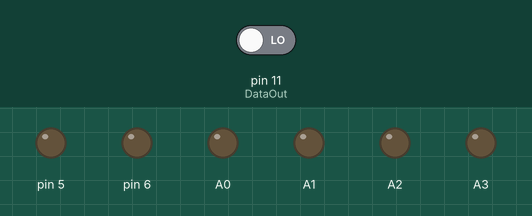
Simulated run of this sketch. Board: Arduino Uno, built with avr-gcc and run on an emulated ATmega328P. On the bench: output pins drawn as LEDs (lit = HIGH). Inputs (shaded band) come from the test bench; at power-on: pin 11 (DataOut) LOW. Pins used as bus, display or sensor lines are not drawn; what the sketch prints to the serial monitor is not drawn.

Above: at 0.1 s.
At 5.4 s:
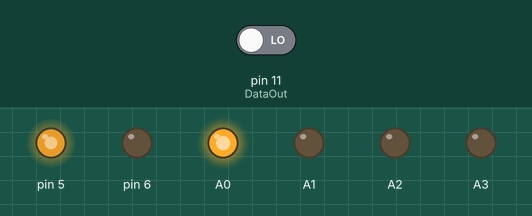
At 6.4 s:
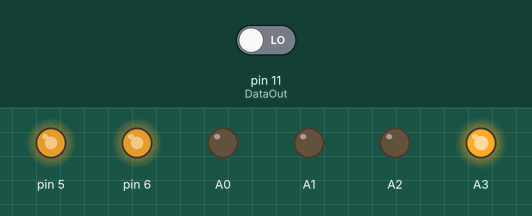
At 7.4 s:
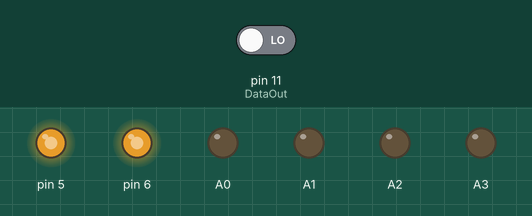
At 12.4 s:
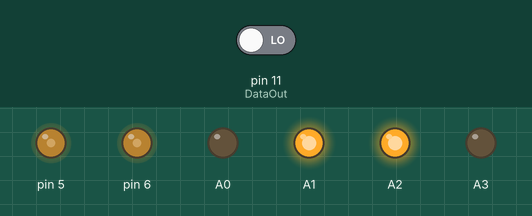
Timing chart, 0 to 13.9 s (numbered marks = the images above):
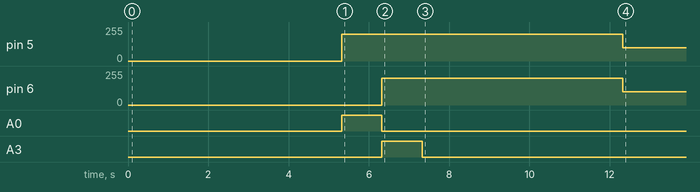

The sketch:

line-follower.ino
```cpp
#include "TRSensors.h"

#define NUM_SENSORS 5

// sensors 0 through 4 are connected to analog inputs 0 through 5, respectively

TRSensors trs = TRSensors();
unsigned int sensorValues[NUM_SENSORS];

volatile int  lastError = 0;

volatile float Ki = 0.0000;
volatile float Kp = 0.035;
volatile float Kd = 0.47;

volatile int speedA = 100;
volatile int speedB = 100;

volatile int P;
volatile int I;
volatile int D;

void setup() {

  pinMode(A0, OUTPUT);
  pinMode(A1, OUTPUT);
  // avaliable left motor spining
  pinMode(5, OUTPUT);
  // Right motor
  pinMode(A2, OUTPUT);
  pinMode(A3, OUTPUT);
  // avaliable right motor spining
  pinMode(6, OUTPUT);
  Serial.begin(115200);
  Serial.println("Sensors calibration...");

  for (int i = 0; i < 400; i++)  // make the calibration take about 10 seconds
  {
    trs.calibrate();  // reads all sensors 10 times
  }

  digitalWrite(A0,HIGH);
  analogWrite(5,200);
  delay(1000);
   digitalWrite(A0,LOW);
  digitalWrite(A3,HIGH);
  analogWrite(6,200);
  delay(1000);
 digitalWrite(A3,LOW);

  delay(4000);

 // Serial.println("calibrate done");
  // print the calibration minimum values measured when emitters were on
//  for (int i = 0; i < NUM_SENSORS; i++) {
//    Serial.print(trs.calibratedMin[i]);
//    Serial.print(' ');
//  }
//  Serial.println();
//
//  // print the calibration maximum values measured when emitters were on
//  for (int i = 0; i < NUM_SENSORS; i++) {
//    Serial.print(trs.calibratedMax[i]);
//    Serial.print(' ');
//  }
//  Serial.println();

  delay(1000);
  digitalWrite(A2, HIGH);
  digitalWrite(A1, HIGH);

  //digitalWrite(A3,LOW);
  //digitalWrite(A1, LOW);
}


void loop() {

  // read calibrated sensor values and obtain a measure of the line position from 0 to 5000
  // To get raw sensor values, call:
  // trs.AnalogRead(sensorValues);
  // trs.readCalibrated(sensorValues);

  unsigned int position = trs.readLine(sensorValues);

  //   print the sensor values as numbers from 0 to 1000, where 0 means maximum reflectance and
  //   1000 means minimum reflectance, followed by the line position
  //  for (unsigned char i = 0; i < NUM_SENSORS; i++)
  //  {
  //    Serial.print(sensorValues[i]);
  //    Serial.print('\t');
  //  }

  Serial.println(position);
  PID(position);
  delay(20);

  //     Serial.print(target-poprawka);
  //     Serial.println();
  //     Serial.print(target+poprawka);
  //     Serial.println();


  // delay(250);
}

void PID(int position) {

  if (position > 4001) {
    position = 4001;
  }

 int error = position-2000;

  P = error;

  I = I + error;

  D = (error - lastError)/50;

  lastError = error;

  int speedChange = Kp*P + Ki*I + Kd*D;

//int speedChange=Kp*P+Kd*D;

  Serial.print("Speed change:    ");
  Serial.println(speedChange);
  speedA = 100-speedChange;
  speedB = 100+speedChange;

  if (speedA > 255) {
    speedA = 255;
  }
  if (speedB > 255) {
    speedB = 255;
  }
  if (speedA < 0) {
    speedA = 0;
  }
  if (speedB < 0) {
    speedB = 0;
  }

  Serial.print("Speed A:    ");
  Serial.println(speedA);
  Serial.print("Speed B:    ");
  Serial.println(speedB);

  analogWrite(5,speedA);
  analogWrite(6,speedB);
}
```

TRSensors.cpp
```cpp
// (licence header left out)
#include <Arduino.h>
#include "TRSensors.h"

#define Clock     13
#define Address   12
#define DataOut   11
#define CS        10

#define NUMSENSORS 5
// Base class data member initialization (called by derived class init())
TRSensors::TRSensors()
{
	pinMode(Clock, OUTPUT);
	pinMode(Address, OUTPUT);
	pinMode(DataOut, INPUT);
  pinMode(CS, OUTPUT);

	_numSensors = NUMSENSORS;

	calibratedMin = (unsigned int*)malloc(sizeof(unsigned int) * _numSensors);
	calibratedMax = (unsigned int*)malloc(sizeof(unsigned int) * _numSensors);

	for(int i=0;i<_numSensors;i++)
	{
		calibratedMin[i] = 1023;
		calibratedMax[i] = 0;
	}
}


// Reads the sensor values using TLC1543 ADC chip into an array.
// The values returned are a measure of the reflectance in abstract units,
// with higher values corresponding to lower reflectance (e.g. a black
// surface or a void).
void TRSensors::AnalogRead(unsigned int *sensor_values)
{
	char i,j;
	unsigned int channel = 0;
	unsigned int values[] = {0,0,0,0,0,0};

	for(j = 0;j < _numSensors + 1;j++)
	{
		digitalWrite(CS,LOW);
		for(i = 0;i < 10;i++)
		{
			//0 to 4 clock transfer channel address
			if((i < 4) && (j >> (3 - i) & 0x01))
			digitalWrite(Address,HIGH);
			else
			digitalWrite(Address,LOW);

			//0 to 10 clock receives the previous conversion result
			values[j] <<= 1;
			if(digitalRead(DataOut))
			values[j] |= 0x01;
			digitalWrite(Clock,HIGH);
			digitalWrite(Clock,LOW);
		}
		//sent 11 to 16 clock
		for(i = 0;i < 6;i++)
		{
			digitalWrite(Clock,HIGH);
			digitalWrite(Clock,LOW);
		}
		digitalWrite(CS,HIGH);
	}

	for(i = 0;i < _numSensors;i++)
	{
		sensor_values[i] = values[i+1];
	}
}

// Reads the sensors 10 times and uses the results for
// calibration.  The sensor values are not returned; instead, the
// maximum and minimum values found over time are stored internally
// and used for the readCalibrated() method.
void TRSensors::calibrate()
{
	int i;
	unsigned int sensor_values[_numSensors];
	unsigned int max_sensor_values[_numSensors];
	unsigned int min_sensor_values[_numSensors];

	int j;
	for(j=0;j<10;j++)
	{
		AnalogRead(sensor_values);
		for(i=0;i<_numSensors;i++)
		{
			// set the max we found THIS time
			if(j == 0 || max_sensor_values[i] < sensor_values[i])
				max_sensor_values[i] = sensor_values[i];

			// set the min we found THIS time
			if(j == 0 || min_sensor_values[i] > sensor_values[i])
				min_sensor_values[i] = sensor_values[i];
		}
	}

  // record the min and max calibration values
  for(i=0;i<_numSensors;i++)
  {
    if(min_sensor_values[i] > calibratedMax[i])
      calibratedMax[i] = min_sensor_values[i];
    if(max_sensor_values[i] < calibratedMin[i])
      calibratedMin[i] = max_sensor_values[i];
  }
}


// Returns values calibrated to a value between 0 and 1000, where
// 0 corresponds to the minimum value read by calibrate() and 1000
// corresponds to the maximum value.  Calibration values are
// stored separately for each sensor, so that differences in the
// sensors are accounted for automatically.
void TRSensors::readCalibrated(unsigned int *sensor_values)
{
	int i;

	// read the needed values
	AnalogRead(sensor_values);

	for(i=0;i<_numSensors;i++)
	{
		unsigned int calmin,calmax;
		unsigned int denominator;

		denominator = calibratedMax[i] - calibratedMin[i];

		signed int x = 0;
		if(denominator != 0)
			x = (((signed long)sensor_values[i]) - calibratedMin[i])
				* 1000 / denominator;
		if(x < 0)
			x = 0;
		else if(x > 1000)
			x = 1000;
		sensor_values[i] = x;
	}

}


// Operates the same as read calibrated, but also returns an
// estimated position of the robot with respect to a line. The
// estimate is made using a weighted average of the sensor indices
// multiplied by 1000, so that a return value of 0 indicates that
// the line is directly below sensor 0, a return value of 1000
// indicates that the line is directly below sensor 1, 2000
// indicates that it's below sensor 2000, etc.  Intermediate
// values indicate that the line is between two sensors.  The
// formula is:
//
//    0*value0 + 1000*value1 + 2000*value2 + ...
//   --------------------------------------------
//         value0  +  value1  +  value2 + ...
//
// By default, this function assumes a dark line (high values)
// surrounded by white (low values).  If your line is light on
// black, set the optional second argument white_line to true.  In
// this case, each sensor value will be replaced by (1000-value)
// before the averaging.
int TRSensors::readLine(unsigned int *sensor_values, unsigned char white_line)
{
	unsigned char i, on_line = 0;
	unsigned long avg; // this is for the weighted total, which is long
	                   // before division
	unsigned int sum; // this is for the denominator which is <= 64000
	static int last_value=0; // assume initially that the line is left.

	readCalibrated(sensor_values);

	avg = 0;
	sum = 0;

	for(i=0;i<_numSensors;i++) {
		int value = sensor_values[i];

		if(!white_line)
			value = 1000-value;
		sensor_values[i] = value;
		// keep track of whether we see the line at all
		if(value > 300) {
			on_line = 1;
		}

		// only average in values that are above a noise threshold
		if(value > 50) {
			avg += (long)(value) * (i * 1000);
			sum += value;
		}
	}

	if(!on_line)
	{
		// If it last read to the left of center, return -1.
		 if(last_value < (_numSensors-1)*1000/2)
			 return -1;

		// If it last read to the right of center, return the max+1.
		 else
			 return (_numSensors-1)*1000+1;
	}

	last_value = avg/sum;

	return last_value;
}
```

TRSensors.h
```cpp
/*
  QTRSensors.h - Library for using Pololu QTR reflectance
	sensors and reflectance sensor arrays: QTR-1A, QTR-8A, QTR-1RC, and
	QTR-8RC.  The object used will determine the type of the sensor (either
	QTR-xA or QTR-xRC).  Then simply specify in the constructor which
	Arduino I/O pins are connected to a QTR sensor, and the read() method
	will obtain reflectance measurements for those sensors.  Smaller sensor
	values correspond to higher reflectance (e.g. white) while larger
	sensor values correspond to lower reflectance (e.g. black or a void).

	* QTRSensorsRC should be used for QTR-1RC and QTR-8RC sensors.
	* QTRSensorsAnalog should be used for QTR-1A and QTR-8A sensors.
*/

/*
 * Written by Ben Schmidel et al., October 4, 2010
 * Copyright (c) 2008-2012 Pololu Corporation. For more information, see
 *
 *   http://www.pololu.com
 *   http://forum.pololu.com
 *   http://www.pololu.com/docs/0J19
 *
 * You may freely modify and share this code, as long as you keep this
 * notice intact (including the two links above).  Licensed under the
 * Creative Commons BY-SA 3.0 license:
 *
 *   http://creativecommons.org/licenses/by-sa/3.0/
 *
 * Disclaimer: To the extent permitted by law, Pololu provides this work
 * without any warranty.  It might be defective, in which case you agree
 * to be responsible for all resulting costs and damages.
 */

#ifndef TRSensors_h
#define TRSensors_h

#include "Arduino.h"

#define QTR_EMITTERS_OFF 0
#define QTR_EMITTERS_ON 1
#define QTR_EMITTERS_ON_AND_OFF 2

#define QTR_NO_EMITTER_PIN	255

#define QTR_MAX_SENSORS 16

// This class cannot be instantiated directly (it has no constructor).
// Instead, you should instantiate one of its two derived classes (either the
// QTR-A or QTR-RC version, depending on the type of your sensor).
class TRSensors
{
  public:

  TRSensors();
	// Reads the sensor values into an array. There *MUST* be space
	// for as many values as there were sensors specified in the constructor.
	// Example usage:
	// unsigned int sensor_values[8];
	// sensors.read(sensor_values);
	// The values returned are a measure of the reflectance in abstract units,
	// with higher values corresponding to lower reflectance (e.g. a black
	// surface or a void).
	// If measureOffAndOn is true, measures the values with the
	// emitters on AND off and returns on - (timeout - off).  If this
	// value is less than zero, it returns zero.
	// This method will call the appropriate derived class' readPrivate(), as
	// determined by the _type data member.  Making this method virtual
	// leads to compiler warnings, which is why this alternate approach was
	// taken.
 void AnalogRead(unsigned int *sensor_values);

	// Reads the sensors for calibration.  The sensor values are
	// not returned; instead, the maximum and minimum values found
	// over time are stored internally and used for the
	// readCalibrated() method.
	void calibrate();

	// Returns values calibrated to a value between 0 and 1000, where
	// 0 corresponds to the minimum value read by calibrate() and 1000
	// corresponds to the maximum value.  Calibration values are
	// stored separately for each sensor, so that differences in the
	// sensors are accounted for automatically.
	void readCalibrated(unsigned int *sensor_values);

	// Operates the same as read calibrated, but also returns an
	// estimated position of the robot with respect to a line. The
	// estimate is made using a weighted average of the sensor indices
	// multiplied by 1000, so that a return value of 0 indicates that
	// the line is directly below sensor 0, a return value of 1000
	// indicates that the line is directly below sensor 1, 2000
	// indicates that it's below sensor 2000, etc.  Intermediate
	// values indicate that the line is between two sensors.  The
	// formula is:
	//
	//    0*value0 + 1000*value1 + 2000*value2 + ...
	//   --------------------------------------------
	//         value0  +  value1  +  value2 + ...
	//
	// By default, this function assumes a dark line (high values)
	// surrounded by white (low values).  If your line is light on
	// black, set the optional second argument white_line to true.  In
	// this case, each sensor value will be replaced by (1000-value)
	// before the averaging.
	int readLine(unsigned int *sensor_values, unsigned char white_line = 0);

	// Calibrated minumum and maximum values. These start at 1000 and
	// 0, respectively, so that the very first sensor reading will
	// update both of them.
	//
	// The pointers are unallocated until calibrate() is called, and
	// then allocated to exactly the size required.  Depending on the
	// readMode argument to calibrate, only the On or Off values may
	// be allocated, as required.
	//
	// These variables are made public so that you can use them for
	// your own calculations and do things like saving the values to
	// EEPROM, performing sanity checking, etc.
  unsigned char _numSensors;
	unsigned int *calibratedMin;
	unsigned int *calibratedMax;

};

#endif
```

Measured:
- by itself, pin 5, pin 6: 200/255 → 100/255 at 12.3 s
